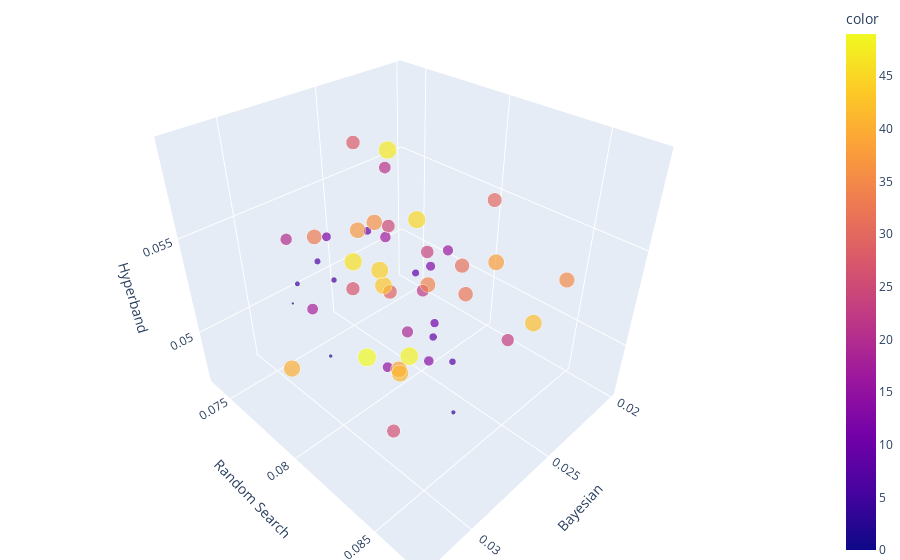

Source (notebook cell):
### Code cell
import plotly.express as px
df = px.data.iris()
fig = px.scatter_3d(lossdf, x='Bayesian', y='Random Search', z='Hyperband',
              color=list(range(0, 50)), size=list(range(0, 50)), size_max=18,
                opacity=0.7)

# tight layout
fig.update_layout(margin=dict(l=0, r=0, b=0, t=0))
# 4D graph where color represent the epochs from 0-50 
# can see that in each epoch Bayesian is doing good for example 
at Epoch 47 - b - 0.02 ,rs = 0.07 ,hb = 0.05
